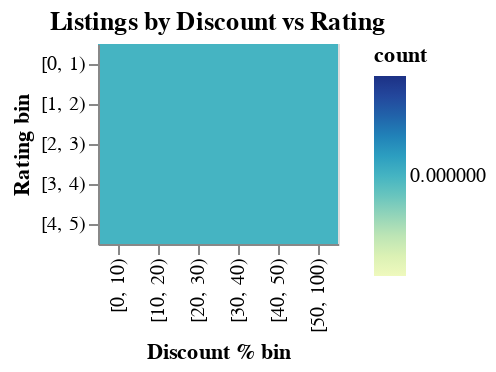

This figure's notebook cell:
### Code cell
import pandas as pd
import altair as alt
import numpy as np

# 1. Make discount & rating bins
bins_disc   = [0,10,20,30,40,50,100]
bins_rating = [0,1,2,3,4,5]

heat = (
    df
    .assign(
        disc_bin   = pd.cut(df["discount_pct"], bins=bins_disc, right=False),
        rating_bin = pd.cut(df["rating_num"],   bins=bins_rating, right=False)
    )
    .groupby(["disc_bin", "rating_bin"], observed=False)  # future-proof
    .size()
    .reset_index(name="count")
)

# 2. Convert Interval objects → strings
heat["disc_bin"]   = heat["disc_bin"].astype(str)
heat["rating_bin"] = heat["rating_bin"].astype(str)

# 3. Build chart
alt.Chart(heat).mark_rect().encode(
    x=alt.X("disc_bin:N", title="Discount % bin"),
    y=alt.Y("rating_bin:N", title="Rating bin"),
    color="count:Q",
    tooltip=["count:Q"]
).properties(title="Listings by Discount vs Rating")

### Figure 1 — Vega-Lite specification as saved in the notebook (floating-point values rounded to 4 significant figures)
{"config": {"view": {"continuousWidth": 300, "continuousHeight": 300}}, "data": {"name": "data-78a4fe6520892f6a4dead46a7b6e4a08"}, "mark": {"type": "rect"}, "encoding": {"color": {"field": "count", "type": "quantitative"}, "tooltip": [{"field": "count", "type": "quantitative"}], "x": {"field": "disc_bin", "title": "Discount % bin", "type": "nominal"}, "y": {"field": "rating_bin", "title": "Rating bin", "type": "nominal"}}, "title": "Listings by Discount vs Rating", "$schema": "https://vega.github.io/schema/vega-lite/v5.8.0.json", "datasets": {"data-78a4fe6520892f6a4dead46a7b6e4a08": [{"disc_bin": "[0, 10)", "rating_bin": "[0, 1)", "count": 0}, {"disc_bin": "[0, 10)", "rating_bin": "[1, 2)", "count": 0}, {"disc_bin": "[0, 10)", "rating_bin": "[2, 3)", "count": 0}, {"disc_bin": "[0, 10)", "rating_bin": "[3, 4)", "count": 0}, {"disc_bin": "[0, 10)", "rating_bin": "[4, 5)", "count": 0}, {"disc_bin": "[10, 20)", "rating_bin": "[0, 1)", "count": 0}, {"disc_bin": "[10, 20)", "rating_bin": "[1, 2)", "count": 0}, {"disc_bin": "[10, 20)", "rating_bin": "[2, 3)", "count": 0}, {"disc_bin": "[10, 20)", "rating_bin": "[3, 4)", "count": 0}, {"disc_bin": "[10, 20)", "rating_bin": "[4, 5)", "count": 0}, {"disc_bin": "[20, 30)", "rating_bin": "[0, 1)", "count": 0}, {"disc_bin": "[20, 30)", "rating_bin": "[1, 2)", "count": 0}, {"disc_bin": "[20, 30)", "rating_bin": "[2, 3)", "count": 0}, {"disc_bin": "[20, 30)", "rating_bin": "[3, 4)", "count": 0}, {"disc_bin": "[20, 30)", "rating_bin": "[4, 5)", "count": 0}, {"disc_bin": "[30, 40)", "rating_bin": "[0, 1)", "count": 0}, {"disc_bin": "[30, 40)", "rating_bin": "[1, 2)", "count": 0}, {"disc_bin": "[30, 40)", "rating_bin": "[2, 3)", "count": 0}, {"disc_bin": "[30, 40)", "rating_bin": "[3, 4)", "count": 0}, {"disc_bin": "[30, 40)", "rating_bin": "[4, 5)", "count": 0}, {"disc_bin": "[40, 50)", "rating_bin": "[0, 1)", "count": 0}, {"disc_bin": "[40, 50)", "rating_bin": "[1, 2)", "count": 0}, {"disc_bin": "[40, 50)", "rating_bin": "[2, 3)", "count": 0}, {"disc_bin": "[40, 50)", "rating_bin": "[3, 4)", "count": 0}, {"disc_bin": "[40, 50)", "rating_bin": "[4, 5)", "count": 0}, {"disc_bin": "[50, 100)", "rating_bin": "[0, 1)", "count": 0}, {"disc_bin": "[50, 100)", "rating_bin": "[1, 2)", "count": 0}, {"disc_bin": "[50, 100)", "rating_bin": "[2, 3)", "count": 0}, {"disc_bin": "[50, 100)", "rating_bin": "[3, 4)", "count": 0}, {"disc_bin": "[50, 100)", "rating_bin": "[4, 5)", "count": 0}]}}
